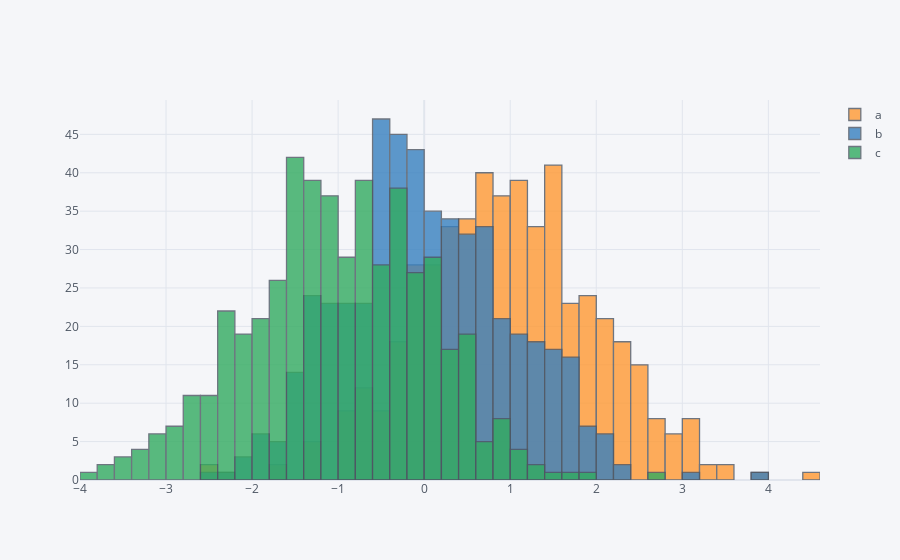

Source (notebook cell):
### Code cell
df = pd.DataFrame({'a': np.random.randn(500) + 1,'b': np.random.randn(500),'c': np.random.randn(500) - 1})
fig = df.iplot(asFigure=True, kind="histogram")
pyo.plot(fig,filename='histogram.html')
fig.show()

### Figure 1 — Plotly figure (JSON) as saved in the notebook; plotly's stock layout.template omitted (floating-point values rounded to 4 significant figures; data arrays with more than 128 entries replaced by an {"elided": "..."} marker saying what was removed)
{"data": [{"histfunc": "count", "histnorm": "", "marker": {"color": "rgba(255, 153, 51, 1.0)", "line": {"color": "#4D5663", "width": 1.3}}, "name": "a", "opacity": 0.8, "orientation": "v", "type": "histogram", "x": {"elided": "500 float values"}}, {"histfunc": "count", "histnorm": "", "marker": {"color": "rgba(55, 128, 191, 1.0)", "line": {"color": "#4D5663", "width": 1.3}}, "name": "b", "opacity": 0.8, "orientation": "v", "type": "histogram", "x": {"elided": "500 float values"}}, {"histfunc": "count", "histnorm": "", "marker": {"color": "rgba(50, 171, 96, 1.0)", "line": {"color": "#4D5663", "width": 1.3}}, "name": "c", "opacity": 0.8, "orientation": "v", "type": "histogram", "x": {"elided": "500 float values"}}], "layout": {"barmode": "overlay", "legend": {"bgcolor": "#F5F6F9", "font": {"color": "#4D5663"}}, "paper_bgcolor": "#F5F6F9", "plot_bgcolor": "#F5F6F9", "title": {"font": {"color": "#4D5663"}}, "xaxis": {"gridcolor": "#E1E5ED", "showgrid": true, "tickfont": {"color": "#4D5663"}, "title": {"font": {"color": "#4D5663"}, "text": ""}, "zerolinecolor": "#E1E5ED"}, "yaxis": {"gridcolor": "#E1E5ED", "showgrid": true, "tickfont": {"color": "#4D5663"}, "title": {"font": {"color": "#4D5663"}, "text": ""}, "zerolinecolor": "#E1E5ED"}}}
